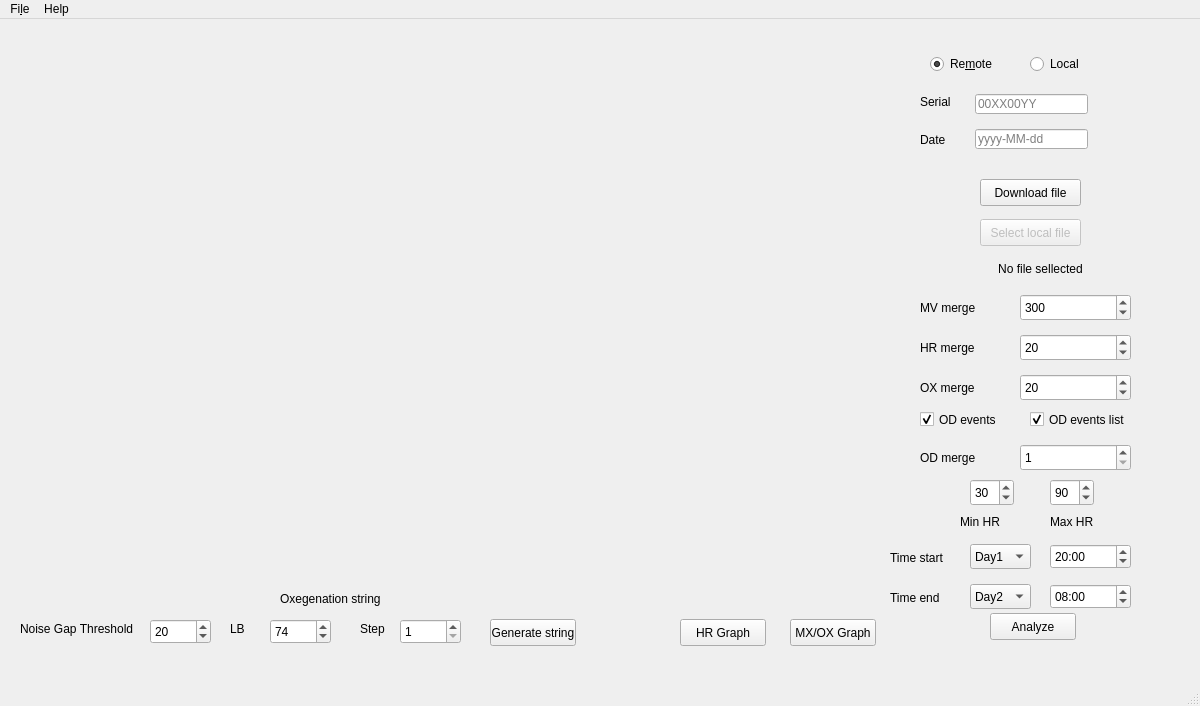
<?xml version="1.0" encoding="UTF-8"?>
<ui version="4.0">
 <class>MainWindow</class>
 <widget class="QMainWindow" name="MainWindow">
  <property name="geometry">
   <rect>
    <x>0</x>
    <y>0</y>
    <width>1200</width>
    <height>706</height>
   </rect>
  </property>
  <property name="windowTitle">
   <string>PsyLab BloodOxy Plotter</string>
  </property>
  <widget class="QWidget" name="centralWidget">
   <widget class="QCustomPlot" name="canovas" native="true">
    <property name="geometry">
     <rect>
      <x>30</x>
      <y>10</y>
      <width>870</width>
      <height>431</height>
     </rect>
    </property>
   </widget>
   <widget class="QPushButton" name="pushButton_F">
    <property name="enabled">
     <bool>false</bool>
    </property>
    <property name="geometry">
     <rect>
      <x>980</x>
      <y>200</y>
      <width>101</width>
      <height>27</height>
     </rect>
    </property>
    <property name="text">
     <string>Select local file</string>
    </property>
   </widget>
   <widget class="QPushButton" name="pushButton_AZ">
    <property name="geometry">
     <rect>
      <x>990</x>
      <y>594</y>
      <width>86</width>
      <height>27</height>
     </rect>
    </property>
    <property name="text">
     <string>Analyze</string>
    </property>
   </widget>
   <widget class="QPushButton" name="pushButton_6">
    <property name="geometry">
     <rect>
      <x>790</x>
      <y>600</y>
      <width>86</width>
      <height>27</height>
     </rect>
    </property>
    <property name="text">
     <string>MX/OX Graph</string>
    </property>
   </widget>
   <widget class="QCustomPlot" name="canovas_3" native="true">
    <property name="geometry">
     <rect>
      <x>30</x>
      <y>450</y>
      <width>821</width>
      <height>121</height>
     </rect>
    </property>
   </widget>
   <widget class="QLabel" name="labelF">
    <property name="geometry">
     <rect>
      <x>940</x>
      <y>240</y>
      <width>201</width>
      <height>20</height>
     </rect>
    </property>
    <property name="text">
     <string>No file sellected</string>
    </property>
    <property name="alignment">
     <set>Qt::AlignCenter</set>
    </property>
   </widget>
   <widget class="QSpinBox" name="spinBox_L">
    <property name="geometry">
     <rect>
      <x>970</x>
      <y>460</y>
      <width>44</width>
      <height>27</height>
     </rect>
    </property>
    <property name="maximum">
     <number>200</number>
    </property>
    <property name="value">
     <number>30</number>
    </property>
   </widget>
   <widget class="QLabel" name="label">
    <property name="geometry">
     <rect>
      <x>960</x>
      <y>494</y>
      <width>56</width>
      <height>17</height>
     </rect>
    </property>
    <property name="text">
     <string>Min HR</string>
    </property>
   </widget>
   <widget class="QSpinBox" name="spinBox_U">
    <property name="geometry">
     <rect>
      <x>1050</x>
      <y>460</y>
      <width>44</width>
      <height>27</height>
     </rect>
    </property>
    <property name="maximum">
     <number>200</number>
    </property>
    <property name="value">
     <number>90</number>
    </property>
   </widget>
   <widget class="QLabel" name="label_2">
    <property name="geometry">
     <rect>
      <x>1050</x>
      <y>494</y>
      <width>56</width>
      <height>17</height>
     </rect>
    </property>
    <property name="text">
     <string>Max HR</string>
    </property>
   </widget>
   <widget class="QRadioButton" name="radioButton_Remote">
    <property name="geometry">
     <rect>
      <x>930</x>
      <y>34</y>
      <width>102</width>
      <height>22</height>
     </rect>
    </property>
    <property name="text">
     <string>Re&amp;mote</string>
    </property>
    <property name="checked">
     <bool>true</bool>
    </property>
   </widget>
   <widget class="QRadioButton" name="radioButton_Local">
    <property name="enabled">
     <bool>true</bool>
    </property>
    <property name="geometry">
     <rect>
      <x>1030</x>
      <y>34</y>
      <width>102</width>
      <height>22</height>
     </rect>
    </property>
    <property name="text">
     <string>Local</string>
    </property>
    <property name="checked">
     <bool>false</bool>
    </property>
   </widget>
   <widget class="QLabel" name="label_3">
    <property name="geometry">
     <rect>
      <x>920</x>
      <y>74</y>
      <width>56</width>
      <height>17</height>
     </rect>
    </property>
    <property name="text">
     <string>Serial</string>
    </property>
   </widget>
   <widget class="QLabel" name="label_4">
    <property name="geometry">
     <rect>
      <x>920</x>
      <y>280</y>
      <width>56</width>
      <height>17</height>
     </rect>
    </property>
    <property name="text">
     <string>MV merge</string>
    </property>
   </widget>
   <widget class="QLabel" name="label_5">
    <property name="geometry">
     <rect>
      <x>920</x>
      <y>100</y>
      <width>81</width>
      <height>41</height>
     </rect>
    </property>
    <property name="text">
     <string>Date</string>
    </property>
   </widget>
   <widget class="QPushButton" name="pushButton_DL">
    <property name="enabled">
     <bool>true</bool>
    </property>
    <property name="geometry">
     <rect>
      <x>980</x>
      <y>160</y>
      <width>101</width>
      <height>27</height>
     </rect>
    </property>
    <property name="toolTipDuration">
     <number>2</number>
    </property>
    <property name="text">
     <string>Download file</string>
    </property>
   </widget>
   <widget class="QTimeEdit" name="timeEdit_U_2">
    <property name="geometry">
     <rect>
      <x>1050</x>
      <y>565</y>
      <width>81</width>
      <height>25</height>
     </rect>
    </property>
    <property name="wrapping">
     <bool>true</bool>
    </property>
    <property name="dateTime">
     <datetime>
      <hour>8</hour>
      <minute>0</minute>
      <second>0</second>
      <year>2000</year>
      <month>1</month>
      <day>2</day>
     </datetime>
    </property>
    <property name="minimumDateTime">
     <datetime>
      <hour>0</hour>
      <minute>0</minute>
      <second>0</second>
      <year>2000</year>
      <month>1</month>
      <day>2</day>
     </datetime>
    </property>
    <property name="minimumDate">
     <date>
      <year>2000</year>
      <month>1</month>
      <day>2</day>
     </date>
    </property>
    <property name="currentSection">
     <enum>QDateTimeEdit::HourSection</enum>
    </property>
    <property name="displayFormat">
     <string>hh:mm</string>
    </property>
    <property name="timeSpec">
     <enum>Qt::UTC</enum>
    </property>
    <property name="time">
     <time>
      <hour>8</hour>
      <minute>0</minute>
      <second>0</second>
     </time>
    </property>
   </widget>
   <widget class="QTimeEdit" name="timeEdit_L_2">
    <property name="geometry">
     <rect>
      <x>1050</x>
      <y>525</y>
      <width>81</width>
      <height>25</height>
     </rect>
    </property>
    <property name="wrapping">
     <bool>true</bool>
    </property>
    <property name="dateTime">
     <datetime>
      <hour>20</hour>
      <minute>0</minute>
      <second>0</second>
      <year>2000</year>
      <month>1</month>
      <day>1</day>
     </datetime>
    </property>
    <property name="maximumDate">
     <date>
      <year>2000</year>
      <month>1</month>
      <day>1</day>
     </date>
    </property>
    <property name="minimumDate">
     <date>
      <year>2000</year>
      <month>1</month>
      <day>1</day>
     </date>
    </property>
    <property name="currentSection">
     <enum>QDateTimeEdit::HourSection</enum>
    </property>
    <property name="displayFormat">
     <string>hh:mm</string>
    </property>
    <property name="timeSpec">
     <enum>Qt::UTC</enum>
    </property>
    <property name="time">
     <time>
      <hour>20</hour>
      <minute>0</minute>
      <second>0</second>
     </time>
    </property>
   </widget>
   <widget class="QPushButton" name="pushButton_O">
    <property name="geometry">
     <rect>
      <x>680</x>
      <y>600</y>
      <width>86</width>
      <height>27</height>
     </rect>
    </property>
    <property name="text">
     <string>HR Graph</string>
    </property>
   </widget>
   <widget class="QLabel" name="label_6">
    <property name="geometry">
     <rect>
      <x>920</x>
      <y>320</y>
      <width>56</width>
      <height>17</height>
     </rect>
    </property>
    <property name="text">
     <string>HR merge</string>
    </property>
   </widget>
   <widget class="QLabel" name="label_7">
    <property name="geometry">
     <rect>
      <x>920</x>
      <y>360</y>
      <width>56</width>
      <height>17</height>
     </rect>
    </property>
    <property name="text">
     <string>OX merge</string>
    </property>
   </widget>
   <widget class="QLabel" name="label_8">
    <property name="geometry">
     <rect>
      <x>890</x>
      <y>530</y>
      <width>56</width>
      <height>17</height>
     </rect>
    </property>
    <property name="text">
     <string>Time start</string>
    </property>
   </widget>
   <widget class="QLabel" name="label_9">
    <property name="geometry">
     <rect>
      <x>890</x>
      <y>570</y>
      <width>56</width>
      <height>17</height>
     </rect>
    </property>
    <property name="text">
     <string>Time end</string>
    </property>
   </widget>
   <widget class="QComboBox" name="comboBox_L">
    <property name="geometry">
     <rect>
      <x>970</x>
      <y>525</y>
      <width>61</width>
      <height>25</height>
     </rect>
    </property>
    <item>
     <property name="text">
      <string>Day1</string>
     </property>
    </item>
    <item>
     <property name="text">
      <string>Day2</string>
     </property>
    </item>
   </widget>
   <widget class="QComboBox" name="comboBox_U">
    <property name="geometry">
     <rect>
      <x>970</x>
      <y>565</y>
      <width>61</width>
      <height>25</height>
     </rect>
    </property>
    <property name="currentText">
     <string>Day2</string>
    </property>
    <property name="currentIndex">
     <number>1</number>
    </property>
    <item>
     <property name="text">
      <string>Day1</string>
     </property>
    </item>
    <item>
     <property name="text">
      <string>Day2</string>
     </property>
    </item>
   </widget>
   <widget class="QLabel" name="label_10">
    <property name="geometry">
     <rect>
      <x>920</x>
      <y>430</y>
      <width>56</width>
      <height>17</height>
     </rect>
    </property>
    <property name="text">
     <string>OD merge</string>
    </property>
   </widget>
   <widget class="QCheckBox" name="checkBox_ODI_Dots">
    <property name="geometry">
     <rect>
      <x>920</x>
      <y>390</y>
      <width>101</width>
      <height>21</height>
     </rect>
    </property>
    <property name="text">
     <string>OD events</string>
    </property>
    <property name="checked">
     <bool>true</bool>
    </property>
   </widget>
   <widget class="QCheckBox" name="checkBox_ODI_List">
    <property name="geometry">
     <rect>
      <x>1030</x>
      <y>390</y>
      <width>111</width>
      <height>21</height>
     </rect>
    </property>
    <property name="text">
     <string>OD events list</string>
    </property>
    <property name="checked">
     <bool>true</bool>
    </property>
   </widget>
   <widget class="QLabel" name="label_11">
    <property name="geometry">
     <rect>
      <x>20</x>
      <y>600</y>
      <width>121</width>
      <height>20</height>
     </rect>
    </property>
    <property name="text">
     <string>Noise Gap Threshold</string>
    </property>
   </widget>
   <widget class="QSpinBox" name="spinBox_Filter">
    <property name="geometry">
     <rect>
      <x>150</x>
      <y>600</y>
      <width>61</width>
      <height>25</height>
     </rect>
    </property>
    <property name="minimum">
     <number>1</number>
    </property>
    <property name="maximum">
     <number>100</number>
    </property>
    <property name="value">
     <number>20</number>
    </property>
   </widget>
   <widget class="QSpinBox" name="spinBox_m">
    <property name="geometry">
     <rect>
      <x>1020</x>
      <y>275</y>
      <width>111</width>
      <height>27</height>
     </rect>
    </property>
    <property name="minimum">
     <number>1</number>
    </property>
    <property name="maximum">
     <number>1000</number>
    </property>
    <property name="value">
     <number>300</number>
    </property>
   </widget>
   <widget class="QSpinBox" name="spinBox_H">
    <property name="geometry">
     <rect>
      <x>1020</x>
      <y>315</y>
      <width>111</width>
      <height>27</height>
     </rect>
    </property>
    <property name="minimum">
     <number>1</number>
    </property>
    <property name="maximum">
     <number>1000</number>
    </property>
    <property name="value">
     <number>20</number>
    </property>
   </widget>
   <widget class="QSpinBox" name="spinBox_O">
    <property name="geometry">
     <rect>
      <x>1020</x>
      <y>355</y>
      <width>111</width>
      <height>27</height>
     </rect>
    </property>
    <property name="minimum">
     <number>1</number>
    </property>
    <property name="maximum">
     <number>1000</number>
    </property>
    <property name="value">
     <number>20</number>
    </property>
   </widget>
   <widget class="QSpinBox" name="spinBox_OD">
    <property name="geometry">
     <rect>
      <x>1020</x>
      <y>425</y>
      <width>111</width>
      <height>27</height>
     </rect>
    </property>
    <property name="minimum">
     <number>1</number>
    </property>
    <property name="maximum">
     <number>1000</number>
    </property>
    <property name="value">
     <number>1</number>
    </property>
   </widget>
   <widget class="QLabel" name="label_12">
    <property name="geometry">
     <rect>
      <x>280</x>
      <y>570</y>
      <width>121</width>
      <height>20</height>
     </rect>
    </property>
    <property name="text">
     <string>Oxegenation string</string>
    </property>
   </widget>
   <widget class="QLabel" name="label_13">
    <property name="geometry">
     <rect>
      <x>230</x>
      <y>600</y>
      <width>41</width>
      <height>20</height>
     </rect>
    </property>
    <property name="text">
     <string>LB</string>
    </property>
   </widget>
   <widget class="QLabel" name="label_14">
    <property name="geometry">
     <rect>
      <x>360</x>
      <y>600</y>
      <width>41</width>
      <height>20</height>
     </rect>
    </property>
    <property name="text">
     <string>Step</string>
    </property>
   </widget>
   <widget class="QSpinBox" name="spinBox_clipperLB">
    <property name="geometry">
     <rect>
      <x>270</x>
      <y>600</y>
      <width>61</width>
      <height>25</height>
     </rect>
    </property>
    <property name="minimum">
     <number>50</number>
    </property>
    <property name="maximum">
     <number>100</number>
    </property>
    <property name="value">
     <number>74</number>
    </property>
   </widget>
   <widget class="QSpinBox" name="spinBox_clipperStep">
    <property name="geometry">
     <rect>
      <x>400</x>
      <y>600</y>
      <width>61</width>
      <height>25</height>
     </rect>
    </property>
    <property name="minimum">
     <number>1</number>
    </property>
    <property name="maximum">
     <number>100</number>
    </property>
    <property name="value">
     <number>1</number>
    </property>
   </widget>
   <widget class="QPushButton" name="pushButton_clipper">
    <property name="geometry">
     <rect>
      <x>490</x>
      <y>600</y>
      <width>86</width>
      <height>27</height>
     </rect>
    </property>
    <property name="text">
     <string>Generate string</string>
    </property>
   </widget>
   <widget class="QLineEdit" name="lineEdit_s">
    <property name="geometry">
     <rect>
      <x>975</x>
      <y>75</y>
      <width>113</width>
      <height>20</height>
     </rect>
    </property>
    <property name="placeholderText">
     <string>00XX00YY</string>
    </property>
   </widget>
   <widget class="QLineEdit" name="lineEdit_d">
    <property name="geometry">
     <rect>
      <x>975</x>
      <y>110</y>
      <width>113</width>
      <height>20</height>
     </rect>
    </property>
    <property name="placeholderText">
     <string>yyyy-MM-dd</string>
    </property>
   </widget>
  </widget>
  <widget class="QMenuBar" name="menuBar">
   <property name="geometry">
    <rect>
     <x>0</x>
     <y>0</y>
     <width>1200</width>
     <height>22</height>
    </rect>
   </property>
   <widget class="QMenu" name="menuHRV">
    <property name="title">
     <string>Fi&amp;le</string>
    </property>
    <widget class="QMenu" name="menuServer">
     <property name="title">
      <string>Server</string>
     </property>
     <addaction name="action120_126_32_35"/>
     <addaction name="actionxenon_ym_edu_tw"/>
    </widget>
    <addaction name="separator"/>
    <addaction name="actionReset_plot"/>
    <addaction name="menuServer"/>
    <addaction name="actionExit"/>
   </widget>
   <widget class="QMenu" name="menuAbout">
    <property name="title">
     <string>Help</string>
    </property>
    <addaction name="actionAbout"/>
   </widget>
   <addaction name="menuHRV"/>
   <addaction name="menuAbout"/>
  </widget>
  <widget class="QStatusBar" name="statusBar"/>
  <action name="actionReset_plot">
   <property name="checkable">
    <bool>false</bool>
   </property>
   <property name="text">
    <string>&amp;Reset plot</string>
   </property>
  </action>
  <action name="actionExit">
   <property name="text">
    <string>&amp;Exit</string>
   </property>
  </action>
  <action name="actionAbout">
   <property name="text">
    <string>&amp;About</string>
   </property>
  </action>
  <action name="action120_126_32_35">
   <property name="checkable">
    <bool>true</bool>
   </property>
   <property name="checked">
    <bool>true</bool>
   </property>
   <property name="text">
    <string>xenon2_ym_edu_tw</string>
   </property>
  </action>
  <action name="actionxenon_ym_edu_tw">
   <property name="checkable">
    <bool>true</bool>
   </property>
   <property name="checked">
    <bool>false</bool>
   </property>
   <property name="text">
    <string>xenon_ym_edu_tw</string>
   </property>
  </action>
  <action name="action_white_ox">
   <property name="checkable">
    <bool>true</bool>
   </property>
   <property name="checked">
    <bool>true</bool>
   </property>
   <property name="text">
    <string>移除白噪音（血氧）</string>
   </property>
  </action>
  <action name="actionEnglish_en_US">
   <property name="checkable">
    <bool>true</bool>
   </property>
   <property name="checked">
    <bool>true</bool>
   </property>
   <property name="text">
    <string>English (en-US)</string>
   </property>
  </action>
  <action name="action_zh_tw">
   <property name="checkable">
    <bool>true</bool>
   </property>
   <property name="text">
    <string>中文 (台灣)(zh_tw)</string>
   </property>
  </action>
 </widget>
 <layoutdefault spacing="6" margin="11"/>
 <customwidgets>
  <customwidget>
   <class>QCustomPlot</class>
   <extends>QWidget</extends>
   <header>qcustomplot.h</header>
   <container>1</container>
  </customwidget>
 </customwidgets>
 <resources/>
 <connections/>
</ui>
